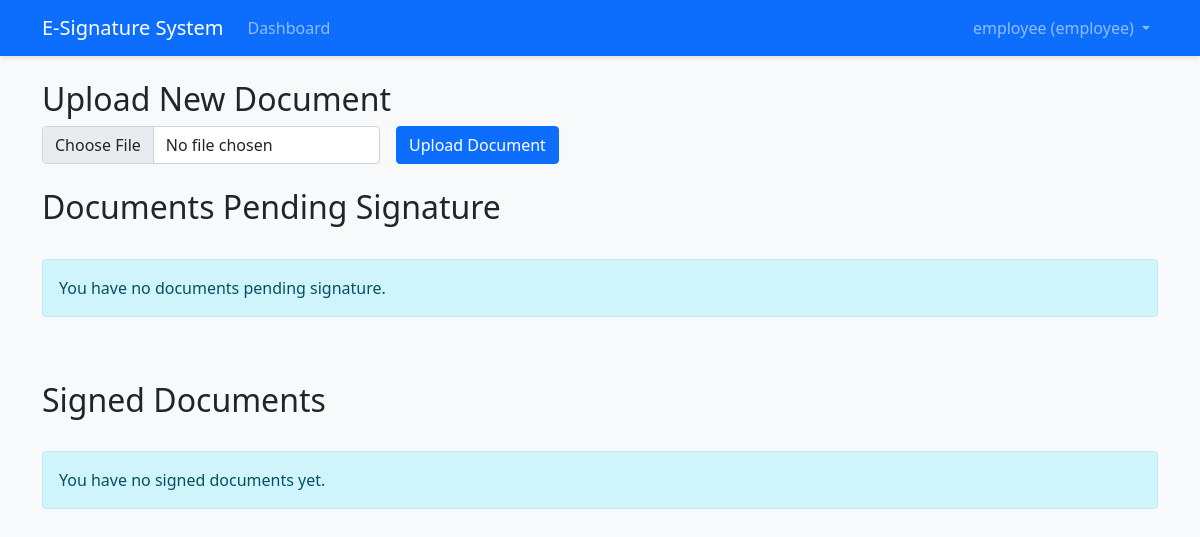
/dashboard (signed in), run on an earlier commit of the app's database.
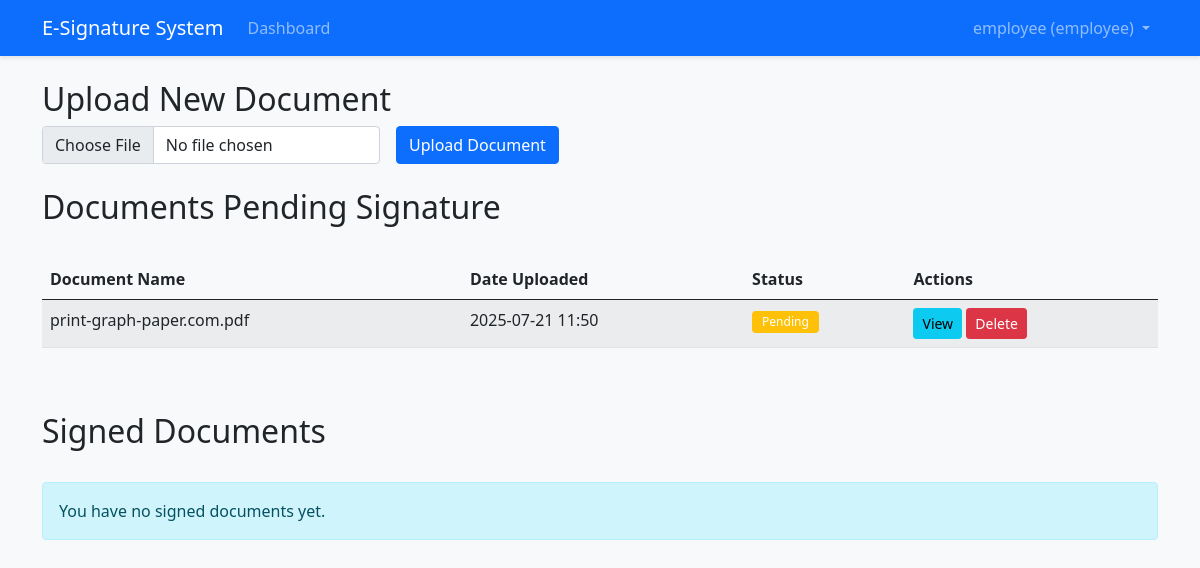
And on a later commit of the database.
### app/models.py (models this page shows, shortened)
class Document(db.Model):
    id = db.Column(db.Integer, primary_key=True)
    filename = db.Column(db.String(255))
    original_filename = db.Column(db.String(255))
    file_path = db.Column(db.String(255))
    file_type = db.Column(db.String(10))  # 'pdf' or 'docx'
    uploaded_by = db.Column(db.Integer, db.ForeignKey('user.id'))
    upload_date = db.Column(db.DateTime, default=lambda: datetime.now(pytz.utc))
    status = db.Column(db.String(20), default='pending')  # 'pending', 'signed', 'rejected'
    signed_file_path = db.Column(db.String(255), nullable=True)
    signed_date = db.Column(db.DateTime, nullable=True)
    client = db.Column(db.String(120), nullable=True)
    work = db.Column(db.String(120), nullable=True)
    document_type = db.Column(db.String(120), nullable=True)
    comment = db.Column(db.Text, nullable=True)
    signature_placement = db.Column(db.Text, nullable=True)  # Store JSON of requested signature positions
    signing_method = db.Column(db.String(20), nullable=True)  # 'auto' or 'manual'
    signed_by = db.Column(db.Integer, db.ForeignKey('user.id'), nullable=True)
    signer = db.relationship('User', backref='signed_documents', foreign_keys=[signed_by])

### app/routes/documents.py (the view)
@documents_bp.route('/dashboard')
@login_required
def dashboard():
    if current_user.is_boss():
        pending_documents = Document.query.filter_by(status='pending').all()
        signed_documents = Document.query.filter_by(status='signed', signed_by=current_user.id).all()
        return render_template('boss/dashboard.html',
                               pending_documents=pending_documents,
                               signed_documents=signed_documents)
    else:
        pending_documents = Document.query.filter_by(uploaded_by=current_user.id, status='pending').all()
        signed_documents = Document.query.filter_by(uploaded_by=current_user.id, status='signed').all()
        return render_template('employee/dashboard.html',
                             pending_documents=pending_documents,
                             signed_documents=signed_documents)

### app/models.py (called while the page is built)
@login_manager.user_loader
def load_user(id):
    return User.query.get(int(id))

    def is_boss(self):
        return self.role == 'boss'

### run.py (called while the page is built)
@app.context_processor
def utility_processor():
    return {
        'is_boss': lambda: hasattr(current_user,
                                   'is_authenticated') and current_user.is_authenticated and current_user.role == 'boss'
    }

### app/templates/employee/dashboard.html (shortened to what the changed rows need)
{% extends "base.html" %}
{% block content %}
<div class="row mb-4">
    <div class="col-md-12">
        <h2>Upload New Document</h2>
    </div>
</div>
<div class="row mb-4">
    <div class="col-md-12">
        <h2>Documents Pending Signature</h2>
    </div>
</div>
<div id="pending-container" class="row mb-5">
    <div class="col-md-12">
        {% if pending_documents %}
        <div class="table-responsive">
            <table class="table table-striped">
                <thead>
                    <tr>
                        <th>Document Name</th>
                        <th>Date Uploaded</th>
                        <th>Status</th>
                        <th>Actions</th>
                    </tr>
                </thead>
                <tbody>
                    {% for doc in pending_documents %}
                    <tr>
                        <td>{{ doc.original_filename }}</td>
                        <td>{{ (doc.upload_date.astimezone(pytz.timezone('Africa/Johannesburg')) + timedelta(hours=2)).strftime('%Y-%m-%d %H:%M') }}</td>
                        <td>
                            <span class="badge bg-warning">Pending</span>
                        </td>
                        <td>
                            {% if doc.id %}
                              <a href="{{ url_for('documents.view_document', document_id=doc.id) }}" class="btn btn-sm btn-info">View</a>
                            {% else %}
                              <span class="text-danger">Invalid document</span>
                            {% endif %}
                            <button class="btn btn-sm btn-danger delete-document-btn" data-doc-id="{{ doc.id }}">Delete</button>
                        </td>
                    </tr>
                    {% endfor %}
                </tbody>
            </table>
        </div>
        {% else %}
        <div class="alert alert-info">
            You have no documents pending signature.
        </div>
        {% endif %}
    </div>
</div>
<div class="row mb-4">
    <div class="col-md-12">
        <h2>Signed Documents</h2>
    </div>
</div>
{% endblock %}

What changed in the data, as far as the page shows it:
added Document: original_filename "print-graph-paper.com.pdf", upload_date "2025-07-21 11:50"
Also different on the page:
text no longer shown: "You have no documents pending signature."
text now shown: "Document Name Date Uploaded Status Actions"
